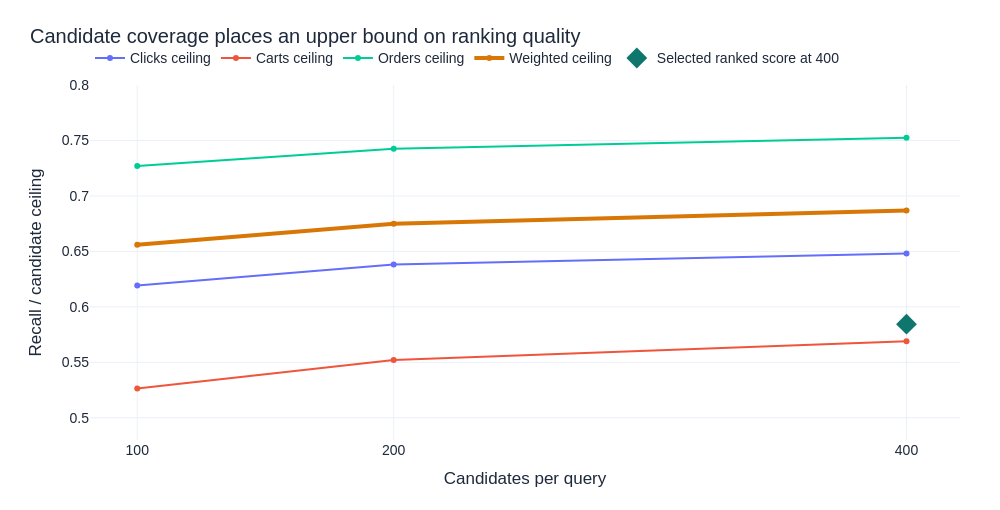

Source (notebook cell):
### Markdown cell above
## Separate candidate coverage from ranking quality

The same nested 100/200/400-item pools have weighted candidate ceilings of 0.65603 / 0.67497 /
0.68695. A ceiling counts recoverable targets with an ideal ordering, capped at 20; it is not an
achieved prediction score. All learned comparisons above use 400 candidates. These curves do not
claim that a ranker was refitted at each smaller budget or that larger pools have free compute cost.

### Code cell
budgets = [100,200,400]
fig = go.Figure()
for objective in ('clicks','carts','orders'):
    y = [evaluation['candidate_frontier'][str(k)]['objectives'][objective]['recall_at_20'] for k in budgets]
    fig.add_scatter(name=objective.capitalize()+' ceiling', x=budgets, y=y, mode='lines+markers')
fig.add_scatter(name='Weighted ceiling', x=budgets,
    y=[evaluation['candidate_frontier'][str(k)]['weighted_recall_at_20'] for k in budgets],
    mode='lines+markers', line=dict(color=COLORS['ceiling'], width=4))
fig.add_scatter(name='Selected ranked score at 400', x=[400],
    y=[evaluation['scores']['selected']['weighted_recall_at_20']], mode='markers',
    marker=dict(color=COLORS['selected'], size=16, symbol='diamond'))
fig.update_xaxes(title='Candidates per query', tickvals=budgets)
fig.update_yaxes(title='Recall / candidate ceiling', range=[.48,.80])
show(fig, 'Candidate coverage places an upper bound on ranking quality', 510)

### Figure 1 — Plotly figure (JSON) as saved in the notebook; plotly's stock layout.template omitted (floating-point values rounded to 4 significant figures)
{"data": [{"mode": "lines+markers", "name": "Clicks ceiling", "x": [100, 200, 400], "y": [0.6193, 0.6383, 0.6481], "type": "scatter"}, {"mode": "lines+markers", "name": "Carts ceiling", "x": [100, 200, 400], "y": [0.5263, 0.5521, 0.569], "type": "scatter"}, {"mode": "lines+markers", "name": "Orders ceiling", "x": [100, 200, 400], "y": [0.727, 0.7425, 0.7524], "type": "scatter"}, {"line": {"color": "#D97706", "width": 4}, "mode": "lines+markers", "name": "Weighted ceiling", "x": [100, 200, 400], "y": [0.656, 0.675, 0.687], "type": "scatter"}, {"marker": {"color": "#0F766E", "size": 16, "symbol": "diamond"}, "mode": "markers", "name": "Selected ranked score at 400", "x": [400], "y": [0.5844], "type": "scatter"}], "layout": {"xaxis": {"title": {"text": "Candidates per query"}, "tickvals": [100, 200, 400]}, "yaxis": {"title": {"text": "Recall / candidate ceiling"}, "range": [0.48, 0.8]}, "title": {"text": "Candidate coverage places an upper bound on ranking quality", "x": 0.03}, "font": {"family": "Arial", "size": 14, "color": "#1E293B"}, "margin": {"l": 90, "r": 40, "t": 85, "b": 70}, "legend": {"orientation": "h", "y": 1.12, "x": 0}, "hoverlabel": {"font": {"size": 14}}, "width": 1000, "height": 510, "paper_bgcolor": "white", "plot_bgcolor": "white"}}
